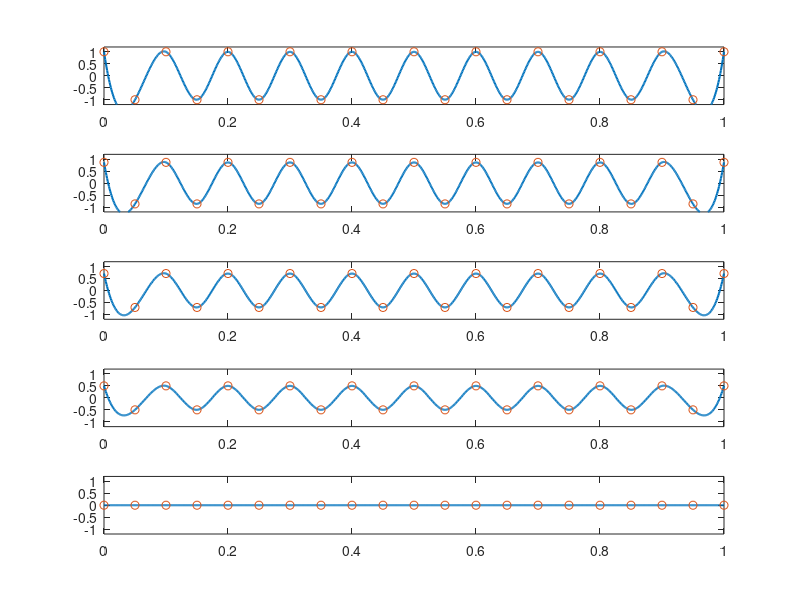

MATLAB code to generate this figure:
% P3_22_3
% 한밭대학교 20191780 육정훈

Ts = 0.05;
Fs = 1/Ts;
Dt = 0.001;
t = 0:Dt:1;
n = 0:20;
nTs = n*Ts;

theta1 = 0;
x1 = cos(20*pi*nTs+theta1);
y_a1 = spline(nTs,x1,t);
subplot(5,1,1); plot(t,y_a1,'LineWidth',1.5); axis([0 1 -1.2 1.2]); hold on;
plot(nTs,x1,'o');

theta2 = pi/6;
x2 = cos(20*pi*nTs+theta2);
y_a2 = spline(nTs,x2,t);
subplot(5,1,2); plot(t,y_a2,'LineWidth',1.5); hold on; axis([0 1 -1.2 1.2]);
plot(nTs,x2,'o');

theta3 = pi/4;
x3 = cos(20*pi*nTs+theta3);
y_a3 = spline(nTs,x3,t);
subplot(5,1,3); plot(t,y_a3,'LineWidth',1.5); hold on; axis([0 1 -1.2 1.2]);
plot(nTs,x3,'o');

theta4 = pi/3;
x4 = cos(20*pi*nTs+theta4);
y_a4 = spline(nTs,x4,t);
subplot(5,1,4); plot(t,y_a4,'LineWidth',1.5); axis([0 1 -1.2 1.2]); hold on;
plot(nTs,x4,'o');

theta5 = pi/2;
x5 = cos(20*pi*nTs+theta5);
y_a5 = spline(nTs,x5,t);
subplot(5,1,5); plot(t,y_a5,'LineWidth',1.5); axis([0 1 -1.2 1.2]); hold on;
plot(nTs,x5,'o');
